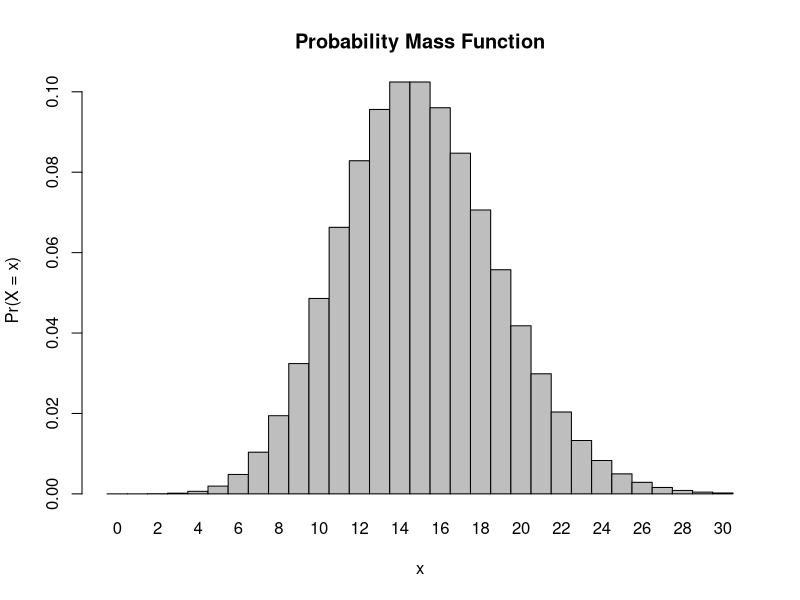
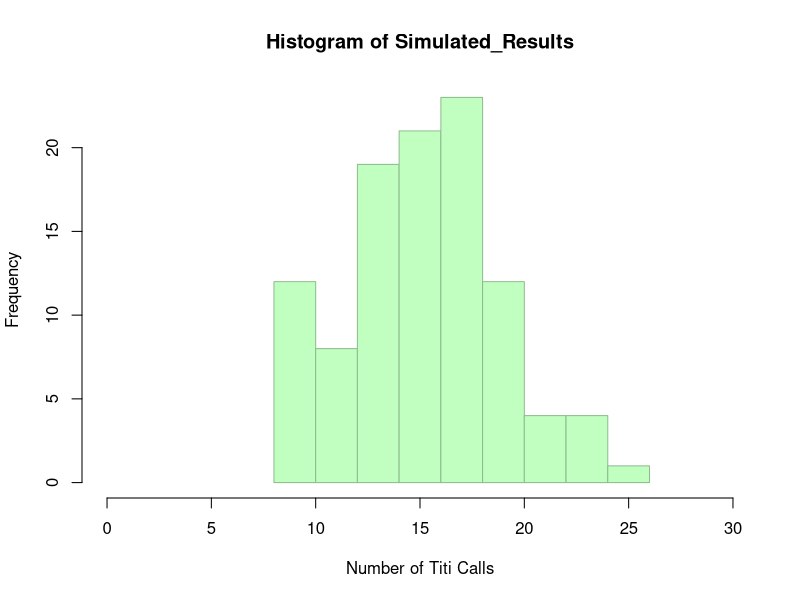

Recreate these plots in R, in order.
## ---- chunk 1
ppois(8, 15, lower = FALSE)
## ---- chunk 2
ppois(0, 15)
## ---- chunk 3
dpois(3, 15)
## ---- chunk 4
x <- 0:30
l = 15
probset <- dpois(x = x, lambda = l)
barplot(probset, names.arg = x, space = 0, xlab = "x", ylab = "Pr(X = x)", main = "Probability Mass Function")
## ---- chunk 5
rp <- rpois(104, 15)
rp
## ---- chunk 6
Simulated_Results <- rpois(104, 15)
hist(x = Simulated_Results, xlim = c(0,30), col = "darkseagreen1", border = "darkseagreen", ylab = "Frequency", xlab = "Number of Titi Calls")
